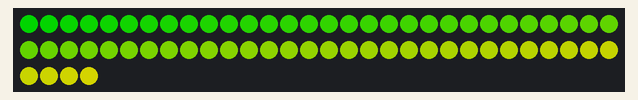
Bench run of a sketch on a simulated Arduino Uno, built with avr-gcc and run on an emulated ATmega328P. Parts: 64 RGB LEDs in strip order, left to right, continuing on the next row. Dim RGB values are drawn brighter than linear.

Above: at 0.1 s.

The sketch:

rgb.ino
```cpp
#include <Adafruit_NeoPixel.h>
#define PIN  13
#define NUMPIXELS 64
Adafruit_NeoPixel strip (NUMPIXELS, 13, NEO_GRB + NEO_KHZ800);


void setup() {
  strip.begin();
  strip.setBrightness(128);
  strip.clear();
  for (int i = 0; i < NUMPIXELS; i++) {
    int c = map(i, 0, NUMPIXELS - 1, 0, 255);
    strip.setPixelColor(i, strip.Color(0+c , 255, 0));
    //strip.setPixelColor(i, strip.Color(255 - c, 0, c));
  }
  strip.show();
}

void loop() {

}
```
